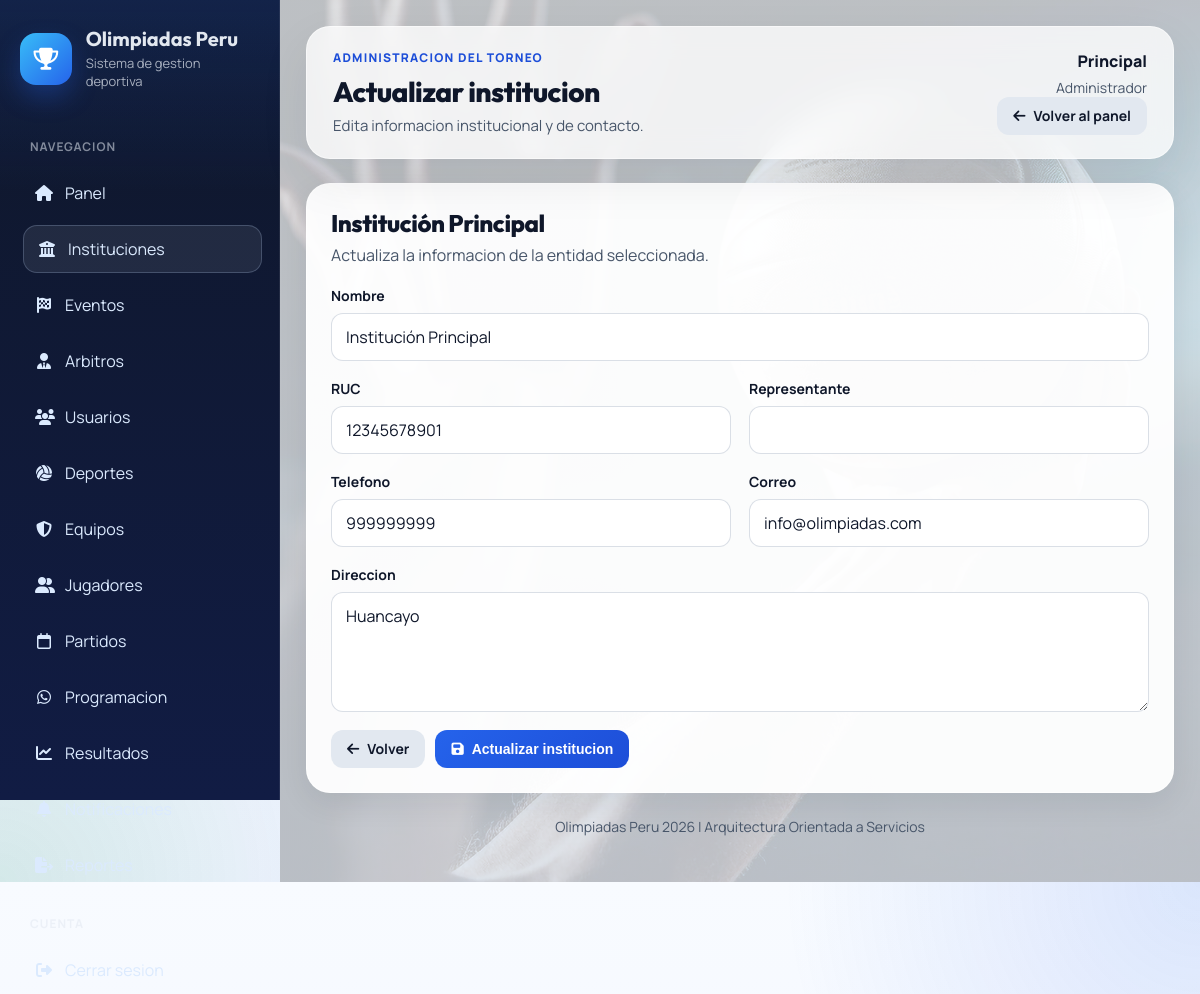
/modules/instituciones/editar.php?id=1 (signed in), run on the app's committed database.
### tables this page shows
CREATE TABLE `instituciones` (
  `id_institucion` int(11) NOT NULL AUTO_INCREMENT,
  `nombre` varchar(150) NOT NULL,
  `ruc` varchar(11) DEFAULT NULL,
  `direccion` text DEFAULT NULL,
  `telefono` varchar(20) DEFAULT NULL,
  `email` varchar(100) DEFAULT NULL,
  `representante` varchar(100) DEFAULT NULL,
  `fecha_registro` timestamp NOT NULL DEFAULT current_timestamp(),
  PRIMARY KEY (`id_institucion`)
);

### modules/instituciones/editar.php (called while the page is built)
<?php require __DIR__ . '/edit_view.php'; return; ?>

### includes/auth.php (called while the page is built, shortened)
<?php
function e(string $value): string
{
    return htmlspecialchars($value, ENT_QUOTES, 'UTF-8');
}

### modules/instituciones/edit_view.php (the view, shortened to what this page needs)
<?php
include '../../config/database.php';
$id = (int) ($_GET['id'] ?? 0);
$stmt = $conexion->prepare('SELECT * FROM instituciones WHERE id_institucion = ?');
$stmt->execute([$id]);
$institucion = $stmt->fetch();
require '../../includes/app_header.php';
?>
<section class="form-card">
    <div class="toolbar"><div class="toolbar__title"><h2><?= e($institucion['nombre']) ?></h2><p>Actualiza la informacion de la entidad seleccionada.</p></div></div>
    <form action="actualizar.php" method="POST" class="form-grid">
        <div class="field"><label for="nombre">Nombre</label><input id="nombre" type="text" name="nombre" value="<?= e($institucion['nombre']) ?>" required></div>
        <div class="form-grid form-grid--two">
            <div class="field"><label for="ruc">RUC</label><input id="ruc" type="text" name="ruc" maxlength="11" value="<?= e((string) ($institucion['ruc'] ?? '')) ?>"></div>
            <div class="field"><label for="representante">Representante</label><input id="representante" type="text" name="representante" value="<?= e((string) ($institucion['representante'] ?? '')) ?>"></div>
        </div>
        <div class="form-grid form-grid--two">
            <div class="field"><label for="telefono">Telefono</label><input id="telefono" type="text" name="telefono" value="<?= e((string) ($institucion['telefono'] ?? '')) ?>"></div>
            <div class="field"><label for="email">Correo</label><input id="email" type="email" name="email" value="<?= e((string) ($institucion['email'] ?? '')) ?>"></div>
        </div>
        <div class="field"><label for="direccion">Direccion</label><textarea id="direccion" name="direccion"><?= e((string) ($institucion['direccion'] ?? '')) ?></textarea></div>
        <div class="action-row">
            <a class="btn btn-secondary" href="index.php"><i class="fa-solid fa-arrow-left"></i> Volver</a>
            <button class="btn btn-primary" type="submit"><i class="fa-solid fa-floppy-disk"></i> Actualizar institucion</button>
        </div>
    </form>
</section>
<?php require '../../includes/app_footer.php'; ?>

### css/style.css (style rules this page uses)
:root { --bg: #eef2ff; --surface: #ffffff; --text: #0f172a; --text-soft: #475569; --primary: #2563eb; --primary-2: #1d4ed8; --success: #16a34a; --warning: #f59e0b; --danger: #dc2626; --shadow-soft: 0 20px 50px rgba(15, 23, 42, 0.08); --shadow-card: 0 10px 30px rgba(15, 23, 42, 0.08); --radius-xl: 24px; --radius-lg: 18px; --radius-md: 14px; --radius-sm: 10px; --transition: 180ms ease; }
* { box-sizing: border-box; margin: 0; padding: 0; }
html { scroll-behavior: smooth; }
body { background: radial-gradient(circle at top right, rgba(37, 99, 235, 0.14), transparent 28%), radial-gradient(circle at bottom left, rgba(22, 163, 74, 0.12), transparent 24%), linear-gradient(180deg, #f8fbff 0%, var(--bg) 100%); color: var(--text); font-family: "Manrope", "Segoe UI", Tahoma, Geneva, Verdana, sans-serif; min-height: 100vh; }
h1, h2, h3, h4, h5, h6, .app-brand__title, .app-topbar__title { font-family: "Outfit", "Manrope", "Segoe UI", sans-serif; }
a { color: inherit; }
.hero-card, .panel-card, .data-card, .form-card, .auth-card { background: rgba(255, 255, 255, 0.94); border: 1px solid rgba(255, 255, 255, 0.7); border-radius: var(--radius-xl); box-shadow: var(--shadow-card); }
.hero-card, .panel-card, .data-card, .form-card { padding: 24px; }
.toolbar { align-items: center; display: flex; flex-wrap: wrap; gap: 12px; justify-content: space-between; margin-bottom: 20px; }
.toolbar__title h2, .section-title { font-size: 24px; font-weight: 800; letter-spacing: -0.02em; }
.toolbar__title p { color: var(--text-soft); margin-top: 6px; }
.btn, button, input[type="submit"] { align-items: center; border: 0; border-radius: 12px; cursor: pointer; display: inline-flex; font-size: 14px; font-weight: 700; gap: 8px; justify-content: center; line-height: 1; padding: 12px 16px; text-decoration: none; transition: transform var(--transition), box-shadow var(--transition), background var(--transition), opacity var(--transition); }
.btn-primary { background: linear-gradient(135deg, var(--primary), var(--primary-2)); color: #fff; }
.btn-secondary { background: #e2e8f0; color: #0f172a; }
.form-card form, .form-grid { display: grid; gap: 18px; }
.form-grid--two { grid-template-columns: repeat(2, minmax(0, 1fr)); }
.field { display: grid; gap: 8px; }
.field label { color: var(--text); font-size: 14px; font-weight: 700; }
input, select, textarea { background: #fff; border: 1px solid rgba(148, 163, 184, 0.35); border-radius: 12px; color: var(--text); font: inherit; min-height: 48px; padding: 12px 14px; transition: border-color var(--transition), box-shadow var(--transition), background var(--transition); width: 100%; }
textarea { min-height: 120px; resize: vertical; }
.action-row { display: flex; flex-wrap: wrap; gap: 10px; }

### data on the page
instituciones: nombre "Institución Principal", ruc "12345678901", telefono "999999999", email "info@olimpiadas.com", direccion "Huancayo"

### other printed values
$item['label'] "Panel"
$item['label'] "Instituciones"
$item['label'] "Eventos"
$item['label'] "Arbitros"
$item['label'] "Usuarios"
$item['label'] "Deportes"
$item['label'] "Equipos"
$item['label'] "Jugadores"
$item['label'] "Partidos"
$item['label'] "Programacion"
$item['label'] "Resultados"
$pageHeading "Actualizar institucion"
$pageDescription "Edita informacion institucional y de contacto."
current_user_name() "Principal"
current_role_label() "Administrador"
